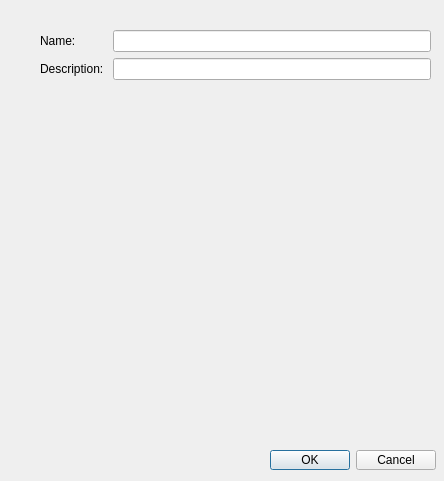
<?xml version="1.0" encoding="UTF-8"?>
<ui version="4.0">
 <class>ComponentDetailsDialog</class>
 <widget class="QDialog" name="ComponentDetailsDialog">
  <property name="geometry">
   <rect>
    <x>0</x>
    <y>0</y>
    <width>444</width>
    <height>481</height>
   </rect>
  </property>
  <property name="windowTitle">
   <string>Component details</string>
  </property>
  <widget class="QWidget" name="formLayoutWidget">
   <property name="geometry">
    <rect>
     <x>40</x>
     <y>30</y>
     <width>391</width>
     <height>411</height>
    </rect>
   </property>
   <layout class="QFormLayout" name="formLayout">
    <item row="1" column="1">
     <widget class="QLineEdit" name="lineEdit"/>
    </item>
    <item row="0" column="1">
     <widget class="QLineEdit" name="lineEdit_2"/>
    </item>
    <item row="0" column="0">
     <widget class="QLabel" name="label">
      <property name="text">
       <string>Name: </string>
      </property>
     </widget>
    </item>
    <item row="1" column="0">
     <widget class="QLabel" name="label_2">
      <property name="text">
       <string>Description: </string>
      </property>
     </widget>
    </item>
   </layout>
  </widget>
  <widget class="QDialogButtonBox" name="buttonBox">
   <property name="geometry">
    <rect>
     <x>100</x>
     <y>450</y>
     <width>336</width>
     <height>20</height>
    </rect>
   </property>
   <property name="orientation">
    <enum>Qt::Horizontal</enum>
   </property>
   <property name="standardButtons">
    <set>QDialogButtonBox::Cancel|QDialogButtonBox::Ok</set>
   </property>
  </widget>
 </widget>
 <resources/>
 <connections>
  <connection>
   <sender>buttonBox</sender>
   <signal>accepted()</signal>
   <receiver>ComponentDetailsDialog</receiver>
   <slot>accept()</slot>
   <hints>
    <hint type="sourcelabel">
     <x>248</x>
     <y>254</y>
    </hint>
    <hint type="destinationlabel">
     <x>157</x>
     <y>274</y>
    </hint>
   </hints>
  </connection>
  <connection>
   <sender>buttonBox</sender>
   <signal>rejected()</signal>
   <receiver>ComponentDetailsDialog</receiver>
   <slot>reject()</slot>
   <hints>
    <hint type="sourcelabel">
     <x>316</x>
     <y>260</y>
    </hint>
    <hint type="destinationlabel">
     <x>286</x>
     <y>274</y>
    </hint>
   </hints>
  </connection>
 </connections>
</ui>
